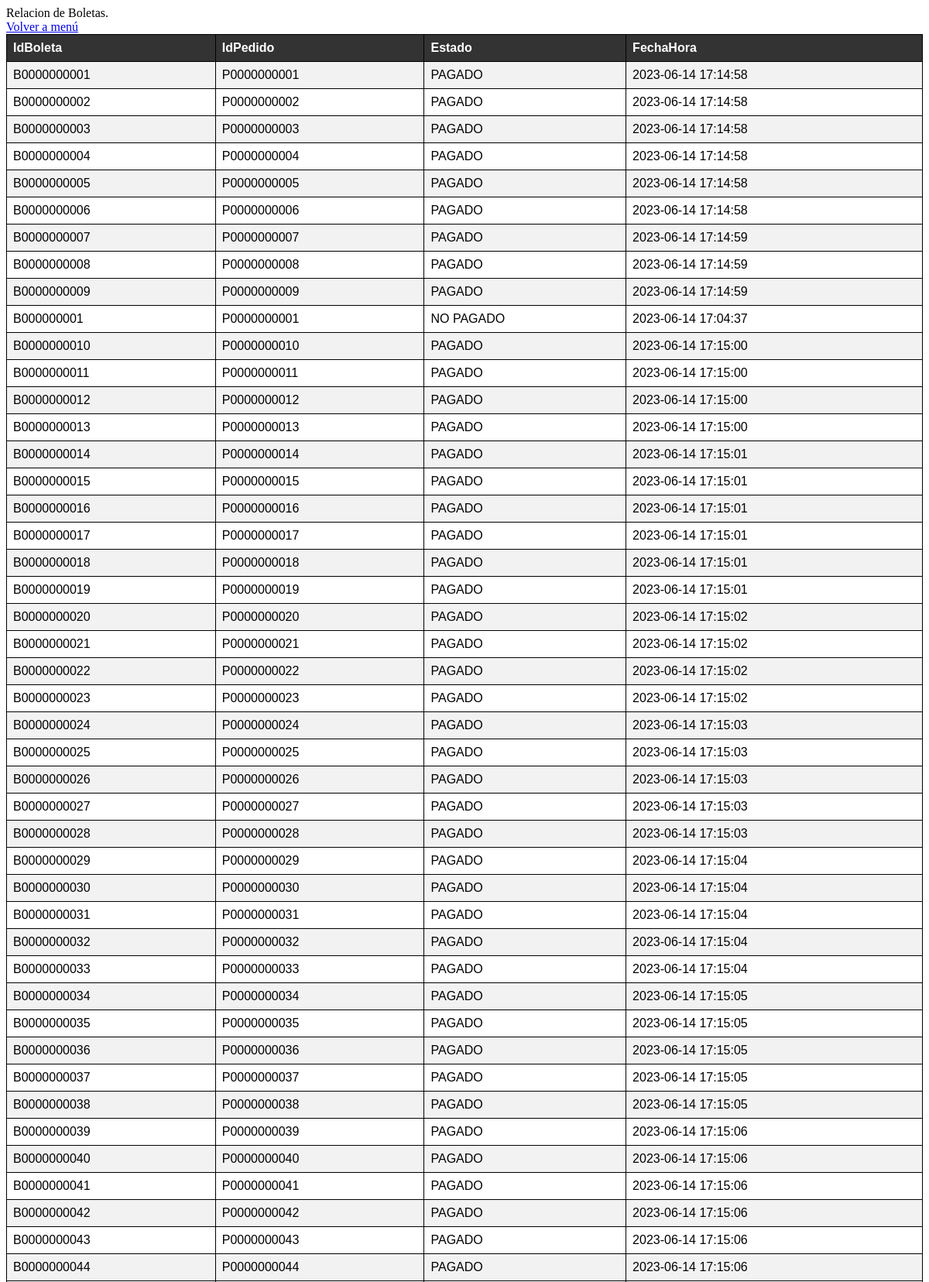
Screenshot of /servidor/servidor/conexionBoleta.php (signed in, upper part) with the database file from the repository.
### tables this page shows
CREATE TABLE `Boleta` (
  `IdBoleta` varchar(11) NOT NULL,
  `IdPedido` varchar(11) DEFAULT NULL,
  `Estado` varchar(20) DEFAULT NULL,
  `FechaHora` datetime DEFAULT NULL,
  PRIMARY KEY (`IdBoleta`),
  KEY `IdPedido` (`IdPedido`),
  CONSTRAINT `Boleta_ibfk_1` FOREIGN KEY (`IdPedido`) REFERENCES `Pedido` (`IdPedido`) ON DELETE CASCADE
);

### servidor/servidor/conexionBoleta.php (the view, shortened to what this page needs)
<!DOCTYPE html>
<html>
<head>
</head>
<body>
<?php
$hostname ='mysql:host=localhost;dbname=daisl07_dsiproyecto03';
$usuario = 'daisl07_dsiproyecto03';
$contrasena = 'GQ.Jl~Ka);7O';
try
{
    $conn = new PDO($hostname, $usuario, $contrasena);
    $conn->setAttribute(PDO::ATTR_ERRMODE, PDO::ERRMODE_EXCEPTION);
    echo 'Relacion de Boletas.<br>';
    echo '<a href="index.php">Volver a menú</a><br>';
    $sql = 'SELECT * FROM Boleta';
    echo "<table>";
    echo "<tr><th>IdBoleta</th><th>IdPedido</th><th>Estado</th><th>FechaHora</th></tr>";
    foreach ($conn->query($sql) as $fila) {
        echo "<tr><td>" .$fila['IdBoleta']."</td><td>".$fila['IdPedido'] . "</td><td>" .$fila['Estado'] ."</td><td>" .$fila['FechaHora'] ."</td></tr>";
    }
    echo "</table>";
}
catch(PDOException $err) {
    echo "ERROR: No se pudo conectar a la base de datos: " . $err->getMessage();
}
?>
</body>
</html>

### servidor/servidor/conexionBoleta.php (style rules this page uses)
table { border-collapse: collapse; width: 100%; font-family: Arial, Helvetica, sans-serif; border: 1px solid black; }
th, td { text-align: left; padding: 8px; border: 1px solid black; }
th { background-color: #333; color: white; }
tr:nth-child(even) { background-color: #f2f2f2; }

### rows the page displays
boleta: IdBoleta "B0000000001", IdPedido "P0000000001", Estado "PAGADO", FechaHora "2023-06-14 17:14:58"
boleta: IdBoleta "B0000000002", IdPedido "P0000000002", Estado "PAGADO", FechaHora "2023-06-14 17:14:58"
boleta: IdBoleta "B0000000003", IdPedido "P0000000003", Estado "PAGADO", FechaHora "2023-06-14 17:14:58"
boleta: IdBoleta "B0000000004", IdPedido "P0000000004", Estado "PAGADO", FechaHora "2023-06-14 17:14:58"
boleta: IdBoleta "B0000000005", IdPedido "P0000000005", Estado "PAGADO", FechaHora "2023-06-14 17:14:58"
boleta: IdBoleta "B0000000006", IdPedido "P0000000006", Estado "PAGADO", FechaHora "2023-06-14 17:14:58"
boleta: IdBoleta "B0000000007", IdPedido "P0000000007", Estado "PAGADO", FechaHora "2023-06-14 17:14:59"
boleta: IdBoleta "B0000000008", IdPedido "P0000000008", Estado "PAGADO", FechaHora "2023-06-14 17:14:59"
boleta: IdBoleta "B0000000009", IdPedido "P0000000009", Estado "PAGADO", FechaHora "2023-06-14 17:14:59"
boleta: IdBoleta "B000000001", IdPedido "P0000000001", Estado "NO PAGADO", FechaHora "2023-06-14 17:04:37"
boleta: IdBoleta "B0000000010", IdPedido "P0000000010", Estado "PAGADO", FechaHora "2023-06-14 17:15:00"
boleta: IdBoleta "B0000000011", IdPedido "P0000000011", Estado "PAGADO", FechaHora "2023-06-14 17:15:00"
boleta: IdBoleta "B0000000012", IdPedido "P0000000012", Estado "PAGADO", FechaHora "2023-06-14 17:15:00"
boleta: IdBoleta "B0000000013", IdPedido "P0000000013", Estado "PAGADO", FechaHora "2023-06-14 17:15:00"
boleta: IdBoleta "B0000000014", IdPedido "P0000000014", Estado "PAGADO", FechaHora "2023-06-14 17:15:01"
boleta: IdBoleta "B0000000015", IdPedido "P0000000015", Estado "PAGADO", FechaHora "2023-06-14 17:15:01"
boleta: IdBoleta "B0000000016", IdPedido "P0000000016", Estado "PAGADO", FechaHora "2023-06-14 17:15:01"
boleta: IdBoleta "B0000000017", IdPedido "P0000000017", Estado "PAGADO", FechaHora "2023-06-14 17:15:01"
boleta: IdBoleta "B0000000018", IdPedido "P0000000018", Estado "PAGADO", FechaHora "2023-06-14 17:15:01"
boleta: IdBoleta "B0000000019", IdPedido "P0000000019", Estado "PAGADO", FechaHora "2023-06-14 17:15:01"
boleta: IdBoleta "B0000000020", IdPedido "P0000000020", Estado "PAGADO", FechaHora "2023-06-14 17:15:02"
boleta: IdBoleta "B0000000021", IdPedido "P0000000021", Estado "PAGADO", FechaHora "2023-06-14 17:15:02"
boleta: IdBoleta "B0000000022", IdPedido "P0000000022", Estado "PAGADO", FechaHora "2023-06-14 17:15:02"
boleta: IdBoleta "B0000000023", IdPedido "P0000000023", Estado "PAGADO", FechaHora "2023-06-14 17:15:02"
boleta: IdBoleta "B0000000024", IdPedido "P0000000024", Estado "PAGADO", FechaHora "2023-06-14 17:15:03"
boleta: IdBoleta "B0000000025", IdPedido "P0000000025", Estado "PAGADO", FechaHora "2023-06-14 17:15:03"
boleta: IdBoleta "B0000000026", IdPedido "P0000000026", Estado "PAGADO", FechaHora "2023-06-14 17:15:03"
boleta: IdBoleta "B0000000027", IdPedido "P0000000027", Estado "PAGADO", FechaHora "2023-06-14 17:15:03"
boleta: IdBoleta "B0000000028", IdPedido "P0000000028", Estado "PAGADO", FechaHora "2023-06-14 17:15:03"
boleta: IdBoleta "B0000000029", IdPedido "P0000000029", Estado "PAGADO", FechaHora "2023-06-14 17:15:04"
boleta: IdBoleta "B0000000030", IdPedido "P0000000030", Estado "PAGADO", FechaHora "2023-06-14 17:15:04"
boleta: IdBoleta "B0000000031", IdPedido "P0000000031", Estado "PAGADO", FechaHora "2023-06-14 17:15:04"
boleta: IdBoleta "B0000000032", IdPedido "P0000000032", Estado "PAGADO", FechaHora "2023-06-14 17:15:04"
boleta: IdBoleta "B0000000033", IdPedido "P0000000033", Estado "PAGADO", FechaHora "2023-06-14 17:15:04"
boleta: IdBoleta "B0000000034", IdPedido "P0000000034", Estado "PAGADO", FechaHora "2023-06-14 17:15:05"
boleta: IdBoleta "B0000000035", IdPedido "P0000000035", Estado "PAGADO", FechaHora "2023-06-14 17:15:05"
boleta: IdBoleta "B0000000036", IdPedido "P0000000036", Estado "PAGADO", FechaHora "2023-06-14 17:15:05"
boleta: IdBoleta "B0000000037", IdPedido "P0000000037", Estado "PAGADO", FechaHora "2023-06-14 17:15:05"
boleta: IdBoleta "B0000000038", IdPedido "P0000000038", Estado "PAGADO", FechaHora "2023-06-14 17:15:05"
boleta: IdBoleta "B0000000039", IdPedido "P0000000039", Estado "PAGADO", FechaHora "2023-06-14 17:15:06"
boleta: IdBoleta "B0000000040", IdPedido "P0000000040", Estado "PAGADO", FechaHora "2023-06-14 17:15:06"
boleta: IdBoleta "B0000000041", IdPedido "P0000000041", Estado "PAGADO", FechaHora "2023-06-14 17:15:06"
boleta: IdBoleta "B0000000042", IdPedido "P0000000042", Estado "PAGADO", FechaHora "2023-06-14 17:15:06"
boleta: IdBoleta "B0000000043", IdPedido "P0000000043", Estado "PAGADO", FechaHora "2023-06-14 17:15:06"
boleta: IdBoleta "B0000000044", IdPedido "P0000000044", Estado "PAGADO", FechaHora "2023-06-14 17:15:06"
